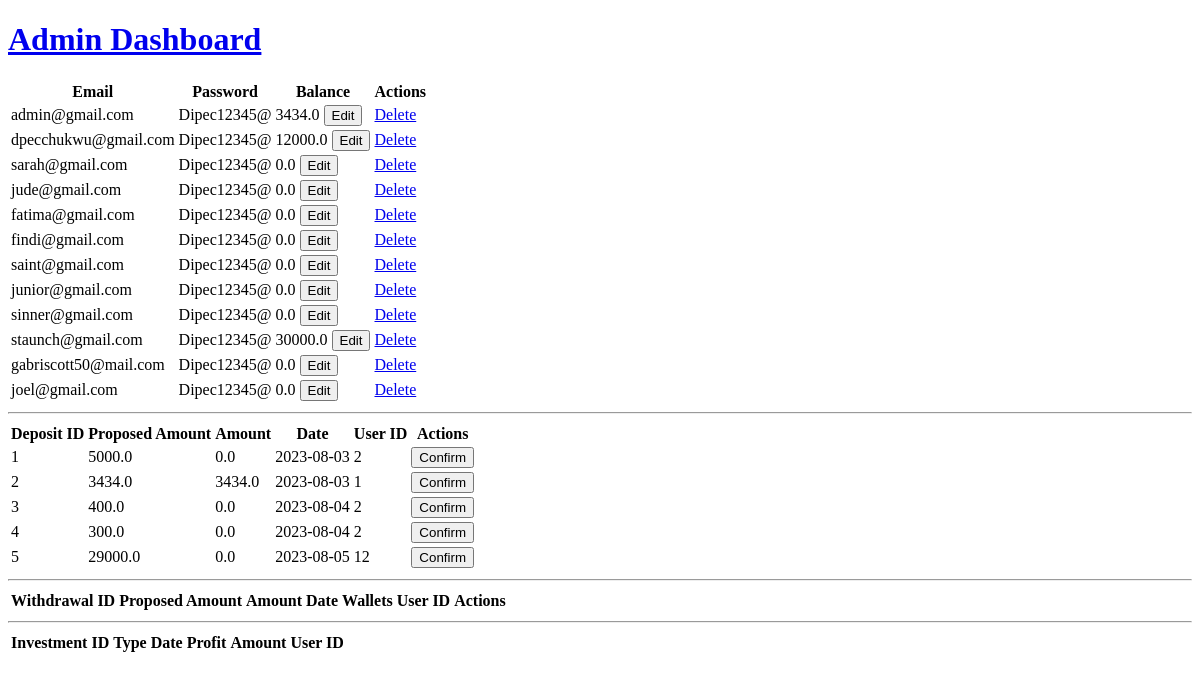
The app's page /admin/dashboard (signed in), older data.
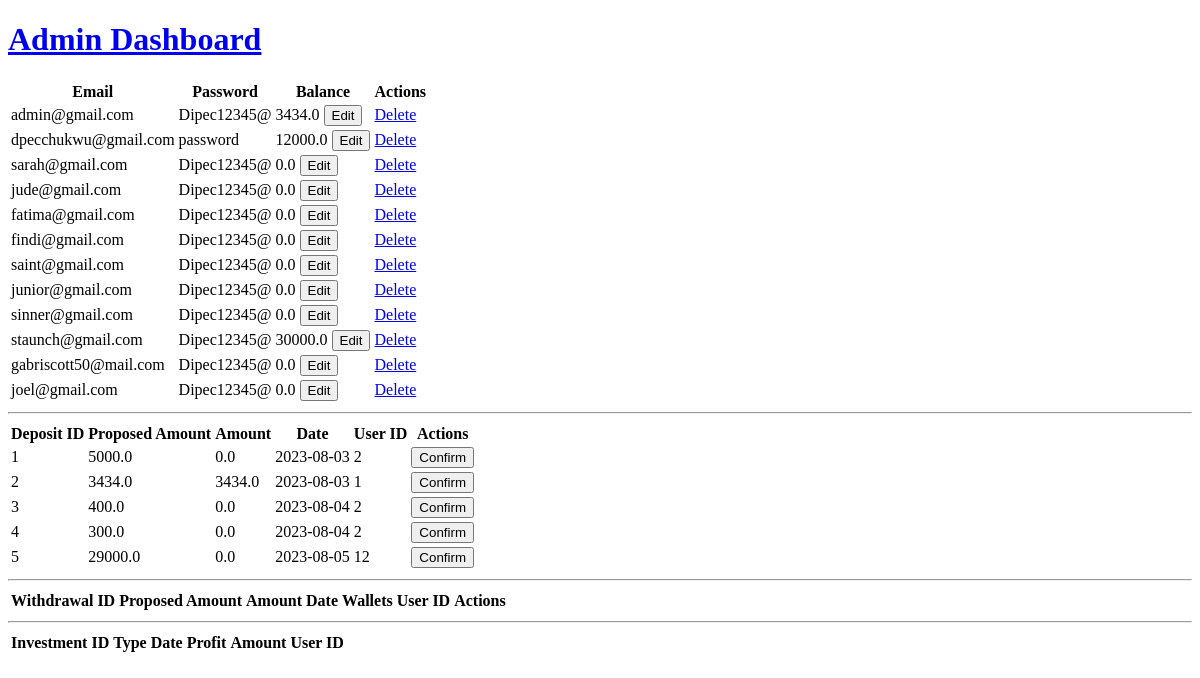
The same page, newer data.
### main.py (models this page shows)
class User(UserMixin, db.Model):
    id = db.Column(db.Integer, primary_key=True)
    name = db.Column(db.String(250), nullable=False)
    email = db.Column(db.String(250), unique=True, nullable=False)
    password = db.Column(db.String(250), nullable=False)
    balance = db.Column(db.Float, nullable=False, default=0.0)
    is_verified = db.Column(db.Boolean, default=False)
    verification_code = db.Column(db.String(10))
    reset_token = db.Column(db.String(20), nullable=True, unique=True)
    reset_token_expiration = db.Column(db.DateTime, nullable=True)
    deposits = db.relationship('Deposit', backref='user')
    investments = db.relationship('Investment', backref='user')

### main.py (the view)
@app.route('/admin/dashboard')
@login_required
def admin_dashboard():
    user_id = current_user.id  # Implement a function to get the currently authenticated user ID
    if user_id == 1:  # Only allow access to user with ID 1 (admin)
        users = User.query.all()  # Retrieve all user data from the user table
        deposits = Deposit.query.all()  # Query all deposits from the database
        withdrawals = Withdrawal.query.all()
        investments = Investment.query.all()
        return render_template('admin.html', users=users, deposits=deposits, withdrawals=withdrawals,
                               investments=investments)
    else:
        return redirect(url_for('home'))  # Redirect to the home page or a restricted access page

### main.py (called while the page is built)
@login_manager.user_loader
def load_user(user_id):
    return User.query.get(int(user_id))

### templates/admin.html (shortened to what this page needs)
<!DOCTYPE html>
<html lang="en">
<head>
</head>
<body>
    <a href="{{ url_for ('dashboard')}}"><h1>Admin Dashboard</h1></a>
    <table>
      <thead>
        <tr>
          <th>Email</th>
          <th>Password</th>
          <th>Balance</th>
          <th>Actions</th>
        </tr>
      </thead>
      <tbody>
        {% for user in users %}
        <tr>
          <td>{{ user.email }}</td>
          <td>{{ user.password }}</td>
          <td>
            <span id="balance-{{ user.id }}">{{ user.balance }}</span>
            <button onclick="editBalance({{ user.id }})">Edit</button>
        </td>
          <td>
            <a href="{{ url_for('delete_user', user_id=user.id) }}">Delete</a>
          </td>
        </tr>
        {% endfor %}
      </tbody>
    </table>
    <hr>
    <table>
      <thead>
        <tr>
          <th>Deposit ID</th>
          <th>Proposed Amount</th>
          <th>Amount</th>
          <th>Date</th>
          <th>User ID</th>
          <th>Actions</th>
        </tr>
      </thead>
      <tbody>
        {% for deposit in deposits %}
        <tr>
          <td>{{ deposit.id }}</td>
          <td>{{ deposit.proposed_amount }}</td>
          <td>{{ deposit.amount }}</td>
          <td>{{ deposit.date }}</td>
          <td>{{ deposit.user_id}}</td>
          <td>
            <form action="{{ url_for('confirm_deposit', deposit_id=deposit.id) }}" method="POST">
              <button type="submit">Confirm</button>
            </form>
          </td>
        </tr>
        {% endfor %}
      </tbody>
    </table>
    <hr>
    <table>
      <thead>
        <tr>
          <th>Withdrawal ID</th>
          <th>Proposed Amount</th>
          <th>Amount</th>
          <th>Date</th>
          <th>Wallets</th>
          <th>User ID</th>
          <th>Actions</th>
        </tr>
      </thead>
    </table>
    <hr>
    <table>
      <thead>
        <tr>
          <th>Investment ID</th>
          <th>Type</th>
          <th>Date</th>
          <th>Profit</th>
          <th>Amount</th>
          <th>User ID</th>
        </tr>
      </thead>
    </table>
  </body>
</html>

Row changes from the older to the newer data that the page shows:
changed User "dpecchukwu@gmail.com": password "Dipec12345@" → "password"
